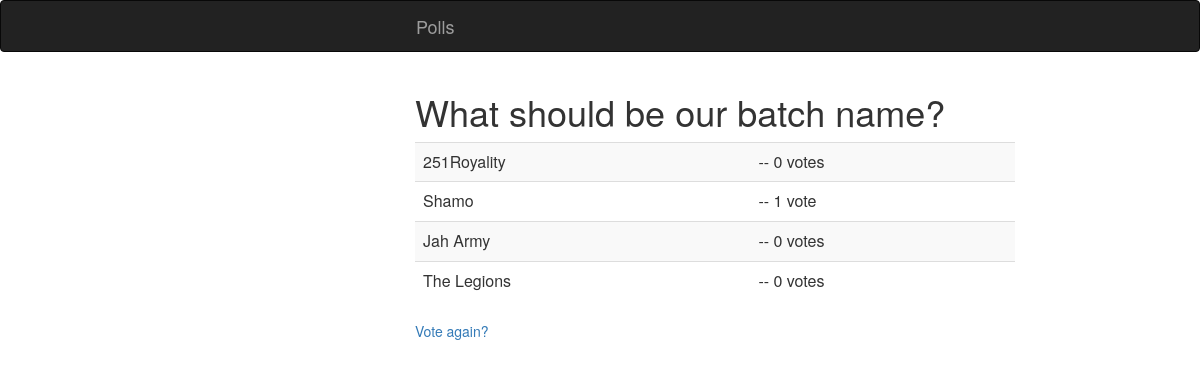
Before: /polls/4/results/ with the older database file.
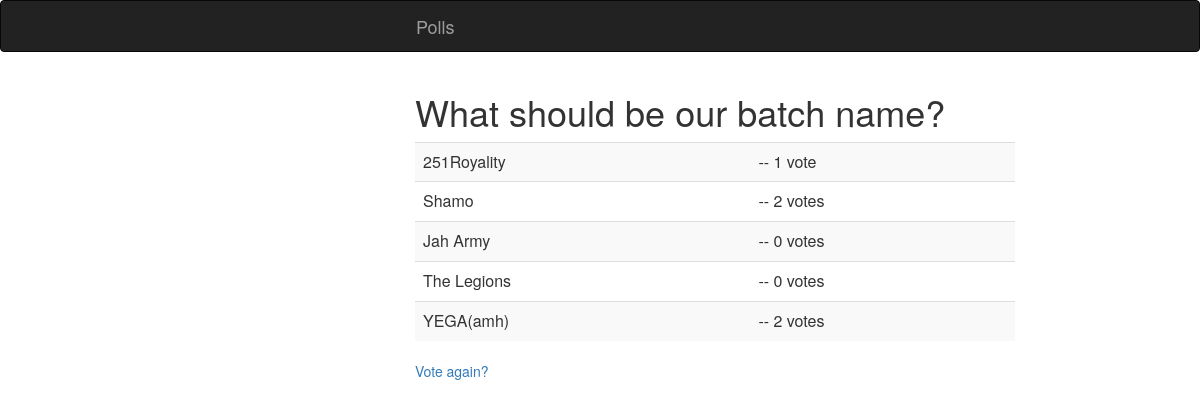
After: the same page with the newer database file.
### polls/models.py (models this page shows, shortened)
@python_2_unicode_compatible
class Question(models.Model):
    question_text = models.CharField(max_length=200)
    pub_date = models.DateTimeField('date published')

@python_2_unicode_compatible
class Choice(models.Model):
    question = models.ForeignKey(Question, on_delete=models.CASCADE)
    choice_text = models.CharField(max_length=200)
    votes = models.IntegerField(default=0)

### polls/views.py (the view)
# urls.py: url(r'^(?P<pk>[0-9]+)/results/$', views.ResultsView.as_view(), name='results'),
class ResultsView(generic.DetailView):
    model = Question
    template_name = 'polls/results.html'

### polls/templates/polls/results.html (shortened to what this page needs)
<link rel="stylesheet" href="https://maxcdn.bootstrapcdn.com/bootstrap/3.3.6/css/bootstrap.min.css">
<nav class="navbar navbar-inverse">
  <div class="container-fluid">
    <div class="navbar-header">
      <a class="navbar-brand" href="#">
	Polls
      </a>
    </div>
  </div>
</nav>
<div class="container-fluid" width="100%">
<h1>{{ question.question_text }}</h1>
<table class="table table-striped">
{% for choice in question.choice_set.all %}
    <tr><td>{{ choice.choice_text }}</td><td> -- {{ choice.votes }} vote{{ choice.votes|pluralize }}
{% endfor %}</td></tr>
</table>
<a href="{% url 'polls:detail' question.id %}">Vote again?</a>
</div>

### polls/templates/polls/results.html (style rules this page uses)
.table-striped { width:600px; }
.container-fluid { margin-left:400px; }

Changed rows visible on the page:
changed Choice "251Royality": votes "0" → "1"
changed Choice "Shamo": votes "1" → "2"
added Choice: choice_text "YEGA(amh)", votes "2"
